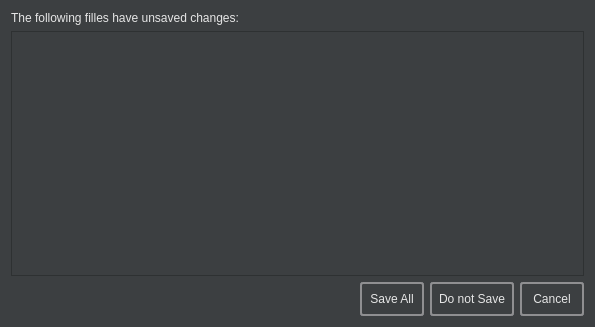
<?xml version="1.0" encoding="UTF-8"?>
<ui version="4.0">
 <class>SaveChanges</class>
 <widget class="QDialog" name="SaveChanges">
  <property name="geometry">
   <rect>
    <x>0</x>
    <y>0</y>
    <width>595</width>
    <height>327</height>
   </rect>
  </property>
  <property name="windowTitle">
   <string>Save Changes</string>
  </property>
  <property name="styleSheet">
   <string notr="true">background-color: rgb(60, 63, 65);
color: rgb(230, 230, 230)
</string>
  </property>
  <layout class="QGridLayout" name="gridLayout">
   <item row="0" column="0">
    <layout class="QVBoxLayout" name="verticalLayout_2">
     <item>
      <layout class="QVBoxLayout" name="verticalLayout">
       <item>
        <widget class="QLabel" name="label">
         <property name="text">
          <string>The following filles have unsaved changes:</string>
         </property>
        </widget>
       </item>
       <item>
        <widget class="QTableWidget" name="tableWidget"/>
       </item>
      </layout>
     </item>
     <item>
      <layout class="QHBoxLayout" name="horizontalLayout">
       <item>
        <spacer name="horizontalSpacer">
         <property name="orientation">
          <enum>Qt::Horizontal</enum>
         </property>
         <property name="sizeHint" stdset="0">
          <size>
           <width>40</width>
           <height>20</height>
          </size>
         </property>
        </spacer>
       </item>
       <item>
        <widget class="QPushButton" name="pushButton">
         <property name="styleSheet">
          <string notr="true">QPushButton {
    border: 2px solid #8f8f91;
    border-radius: 3px;
	height: 30px;
	width: 60;
}
QPushButton:hover {
	background-color: rgb(60, 187, 255);
}

</string>
         </property>
         <property name="text">
          <string>Save All</string>
         </property>
        </widget>
       </item>
       <item>
        <widget class="QPushButton" name="pushButton_2">
         <property name="styleSheet">
          <string notr="true">QPushButton {
    border: 2px solid #8f8f91;
    border-radius: 3px;
	height: 30px;
	width: 80;
}
QPushButton:hover {
	background-color: rgb(60, 187, 255);
}

</string>
         </property>
         <property name="text">
          <string>Do not Save</string>
         </property>
        </widget>
       </item>
       <item>
        <widget class="QPushButton" name="pushButton_3">
         <property name="styleSheet">
          <string notr="true">QPushButton {
    border: 2px solid #8f8f91;
    border-radius: 3px;
	height: 30px;
	width: 60;
}
QPushButton:hover {
	background-color: rgb(60, 187, 255);
}
</string>
         </property>
         <property name="text">
          <string>Cancel</string>
         </property>
        </widget>
       </item>
      </layout>
     </item>
    </layout>
   </item>
  </layout>
 </widget>
 <resources/>
 <connections/>
</ui>
